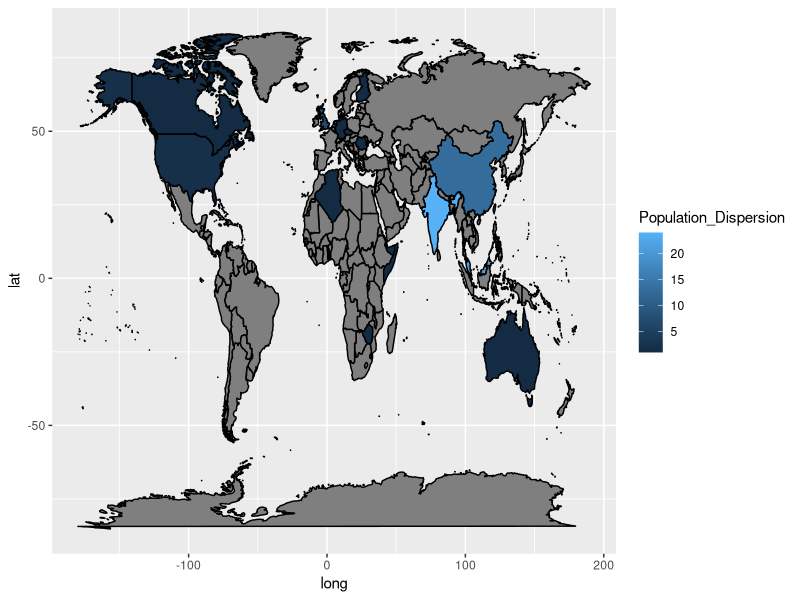
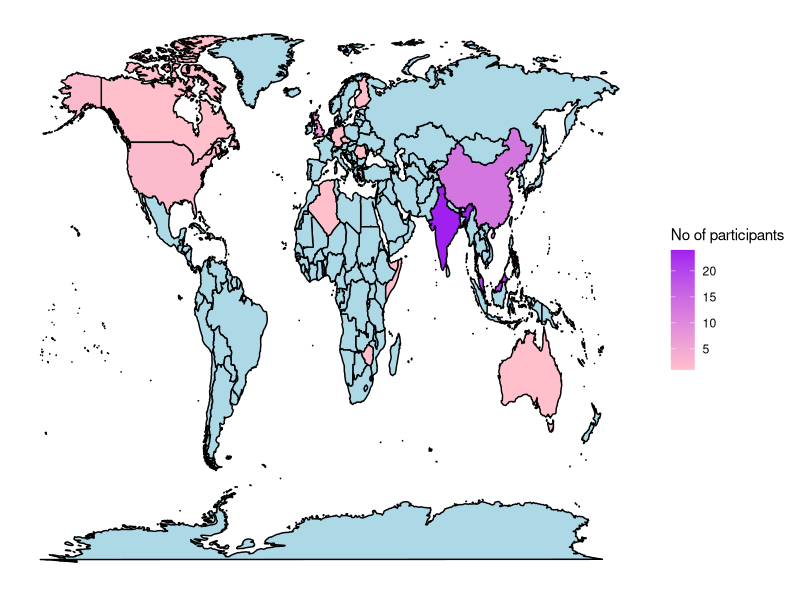
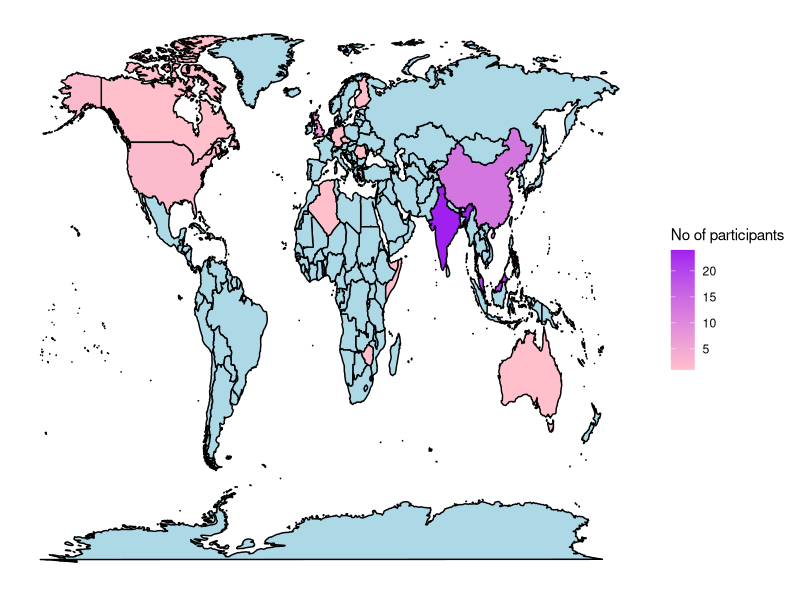

These figures' R source, in order:

library(ggplot2)
library(tidyverse)
library(dplyr)
library(tidyr)

results = read.csv2("country_text.csv")

map_data <- map_data("world")

map_data <- left_join(map_data, results, by="region")


map1 <- ggplot(map_data, aes(x = long, y = lat, group = group)) + geom_polygon(aes(fill = Population_Dispersion), color = "black")
map1

map2 <- map1 + scale_fill_gradient(name = "No of participants", low = "pink", high = "purple", na.value = "lightblue") +
    theme(axis.text.x = element_blank(),
          axis.text.y = element_blank(),
          axis.ticks = element_blank(),
          axis.title.y = element_blank(),
          axis.title.x = element_blank(),
          rect = element_blank())
ggsave(map2, height = 7 , width = 7 * aspect_ratio)
map2


